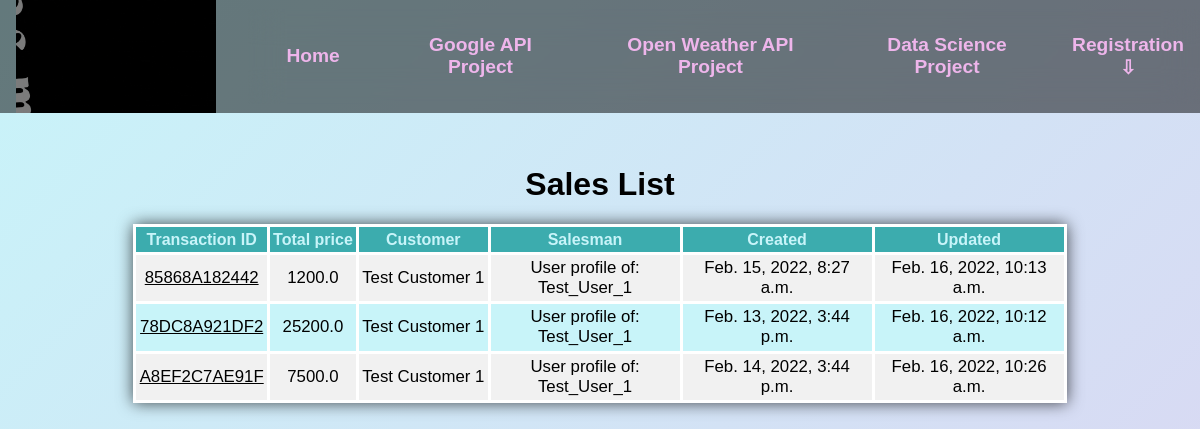
Screenshot of /datascience/sales_list/ with the database file from the repository.
### datascience/models.py (models this page shows, shortened)
class Sale(models.Model):
    transaction_id = models.CharField(max_length=12, blank=True) # we will create a function to generate it automaticly
    positions = models.ManyToManyField(Position) # the list of positions that we are including in the sale object
    total_price = models.FloatField(blank=True, null=True)
    customer = models.ForeignKey(Customer, on_delete=models.CASCADE)
    salesman = models.ForeignKey(UserProfile, on_delete=models.CASCADE)
    created = models.DateTimeField(blank=True, null=True) # blank=True, null=True in order to see them in Django admin
    updated = models.DateTimeField(auto_now=True)
    def get_absolute_url(self):
        return reverse("datascience:sale_details", kwargs={"pk": self.pk})

class Customer(models.Model):
    name = models.CharField(max_length=100)
    def __str__(self) -> str:
        return str(self.name)

### registration/models.py (models this page shows)
class UserProfile(models.Model):
    created_at = models.DateTimeField(auto_now_add=True)
    updated_at = models.DateTimeField(auto_now=True)
    user = models.OneToOneField(User, on_delete=models.CASCADE)
    address = models.CharField(max_length=120, null=True, blank=True)
    town = models.CharField(max_length=60, null=True, blank=True)
    county = models.CharField(max_length=60, null=True, blank=True)
    postal_code = models.CharField(max_length=8, null=True, blank=True)
    country = models.CharField(max_length=60, null=True, blank=True)
    longitude = models.CharField(max_length=50, null=True, blank=True)
    latitude = models.CharField(max_length=50, null=True, blank=True)
    recaptcha_score = models.FloatField(default=0.0)
    has_profile = models.BooleanField(default=False)
    is_active = models.BooleanField(default=True)
    def __str__(self) -> str:
        return f"User profile of: {self.user.username}"

### datascience/views.py (the view)
# urls.py: path("sales_list/", views.SaleListView.as_view(), name="sales_list"),
class SaleListView(ListView):
    model = Sale
    template_name = "datascience/sales/sales_list.html"

### templates/datascience/sales/sales_list.html
{% extends 'base.html' %}
{% load static %}
{% block content %}
<div class="align-center">
    <h1>Sales List</h1>
    <table>
        <thead>
            <tr>
                <th>Transaction ID</th>
                <th>Total price</th>
                <th>Customer</th>
                <th>Salesman</th>
                <th>Created</th>
                <th>Updated</th>
            </tr>
        </thead>
        <tbody>
            {% for obj in object_list %}
            <tr>
                <td><a href="{{obj.get_absolute_url}}">{{obj.transaction_id}}</a></td>
                <td>{{obj.total_price}}</td>
                <td>{{obj.customer}}</td>
                <td>{{obj.salesman}}</td>
                <td>{{obj.created}}</td>
                <td>{{obj.updated}}</td>
            </tr>
            {% endfor %}
        </tbody>
    </table>
</div>
{% endblock %}

### static/css/main.css (style rules this page uses)
html { min-width: fit-content; }
body { display: flex; flex-direction: column; background: linear-gradient( -45deg, var(--primary-color-light), var(--secondary-color-light), var(--primary-color-light) ); background-size: 400% 400%; position: relative; animation: animated-background 30s ease-in-out infinite; height: 100vh; width: 100vw; font-family: Helvetica, sans-serif; min-width: fit-content; color: var(--text-color); padding: 0; margin: 0; }
.align-center { display: flex; flex-direction: column; align-items: center; justify-content: center; text-align: center; }
a { color: inherit; }
.dataTable, table { font-size: 1.05rem; min-width: 25rem; max-width: 95%; border-radius: 0.3rem 0.3rem 0 0; box-shadow: 0 0 1rem var(--table-and-form-box-shadow); margin: auto; border-collapse: collapse; max-width: 95vw; margin-bottom: 1rem; }
.dataTable thead tr, table thead tr { background-color: var(--primary-color); color: var(--primary-color-light); text-align: center; font-weight: bold; font-size: 1rem; }
.dataTable th, .dataTable td, table th, table td { padding: 0.2rem; border: 0.2rem solid var(--form-and-table-borders); min-width: 3rem; word-wrap: break-word; max-width: 12rem; }
.dataTable tbody tr:nth-of-type(even), table tbody tr:nth-of-type(even) { background-color: var(--primary-color-light); }
.dataTable tbody tr:nth-of-type(odd), table tbody tr:nth-of-type(odd) { background-color: var(--tertiary-color); }

### static/css/themes/default.css (style rules this page uses)
:root { --text-color: black; --text-color-hover: black; --primary-color: #3cacae; --primary-color-light: #c8f4f9; --secondary-color: #c26dbc; --secondary-color-light: #eeb5eb; --tertiary-color: #f1f1f1; --navbar-background-color: rgba(0, 0, 0, 0.5); --navbar-hover-over-items: rgba(0, 0, 0, 0.7); --navbar-text-color: #eeb5eb; --form-background: rgba(0, 0, 0, 0.4); --form-and-table-borders: white; --mobile-navabar-burger-button-color: #fff; --table-and-form-box-shadow: rgba(0, 0, 0, 0.7); }

### rows the page displays
Sale: transaction_id "85868A182442", total_price "1200.0", customer "Test Customer 1", salesman "User profile of: Test_User_1", created "Feb. 15, 2022, 8:27 a.m.", updated "Feb. 16, 2022, 10:13 a.m."
Sale: transaction_id "78DC8A921DF2", total_price "25200.0", customer "Test Customer 1", salesman "User profile of: Test_User_1", created "Feb. 13, 2022, 3:44 p.m.", updated "Feb. 16, 2022, 10:12 a.m."
Sale: transaction_id "A8EF2C7AE91F", total_price "7500.0", customer "Test Customer 1", salesman "User profile of: Test_User_1", created "Feb. 14, 2022, 3:44 p.m.", updated "Feb. 16, 2022, 10:26 a.m."
